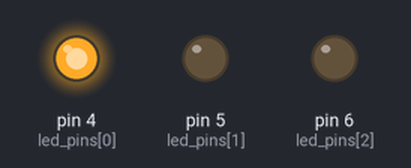
The sketch below on a simulated Arduino Uno, built with avr-gcc and run on an emulated ATmega328P. Shown: output pins drawn as LEDs (lit = HIGH).

Above: at 0.1 s.
At 1.1 s:
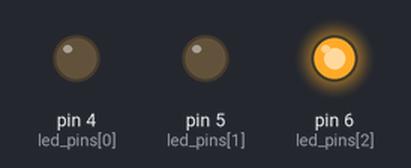
At 2.1 s:
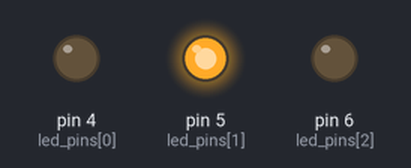
At 2.6 s:
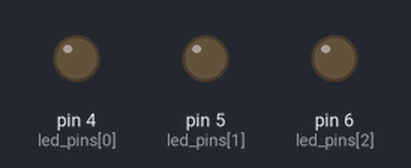
Timing chart, 0 to 4.1 s (numbered marks = the images above):
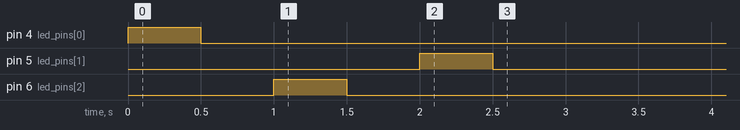

The sketch:

LEDSequence.ino
```cpp
#define LEDS 3
#define SEQ_LEN 3
int led_pins[LEDS] = {4, 5, 6};
int sequence[SEQ_LEN] = {0, 2, 1};
int sequence_next = 0;
int time_on = 500;
int time_off = 500;

// the setup function runs once when you press reset or power the board
void setup() {
  for (int i = 0; i < LEDS; i++) {
    pinMode(led_pins[i], OUTPUT);
    digitalWrite(led_pins[i], LOW);
  }
}

// the loop function runs over and over again forever
void loop() {
  if (sequence_next < SEQ_LEN) {
    int led = led_pins[sequence[sequence_next]];
    digitalWrite(led, HIGH);
    delay(time_on);
    digitalWrite(led, LOW);
    delay(time_off);
    sequence_next++;
  } else {
    delay(1000);
  }
}
```

Measured:
- by itself, pin 4 (led_pins[0]): LOW → HIGH at 0.00 s, → LOW 0.50 s later
- by itself, pin 5 (led_pins[1]): LOW → HIGH at 2.0 s, → LOW 0.50 s later
- by itself, pin 6 (led_pins[2]): LOW → HIGH at 1.0 s, → LOW 0.50 s later
